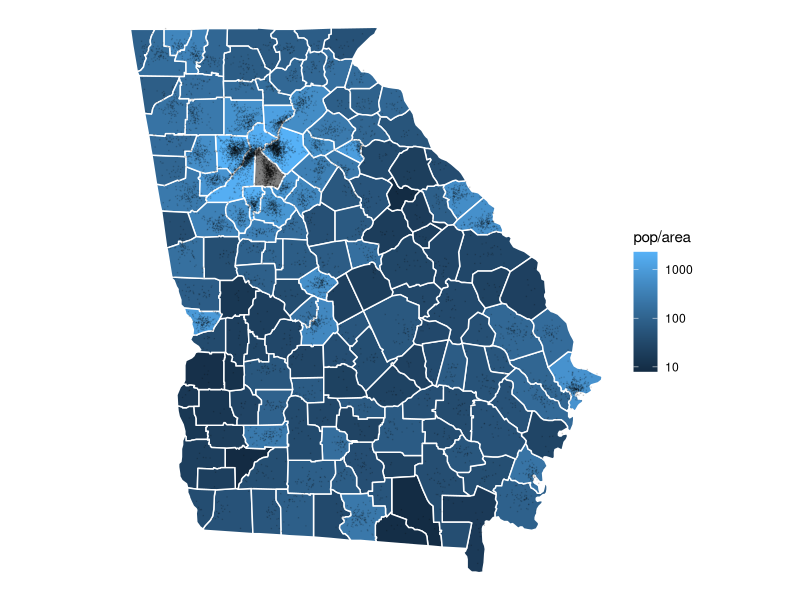
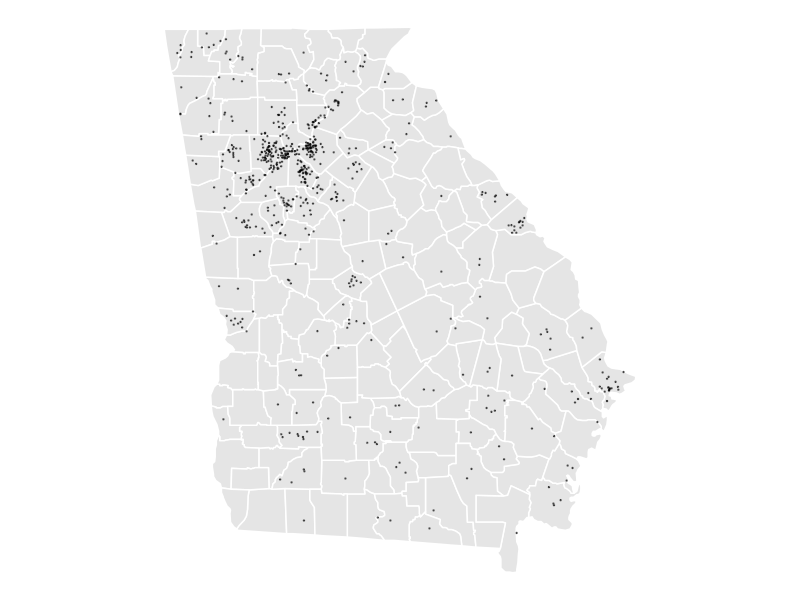
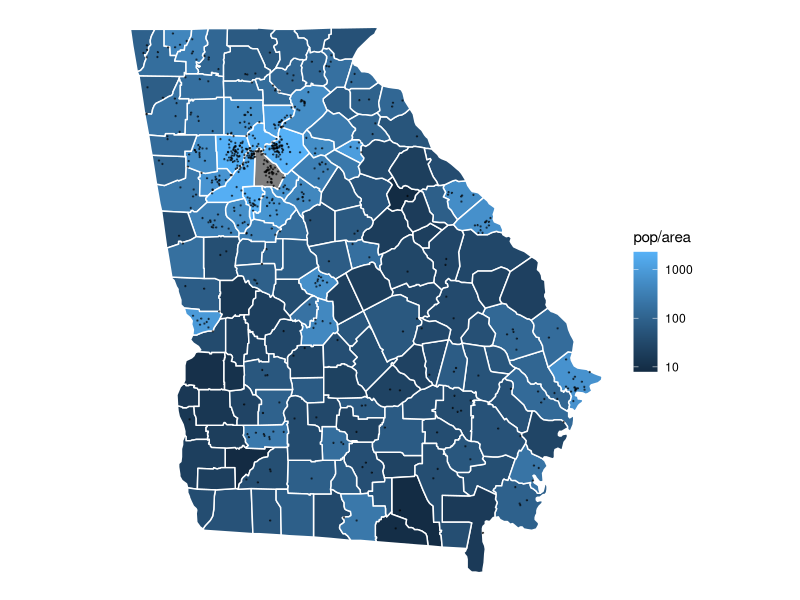
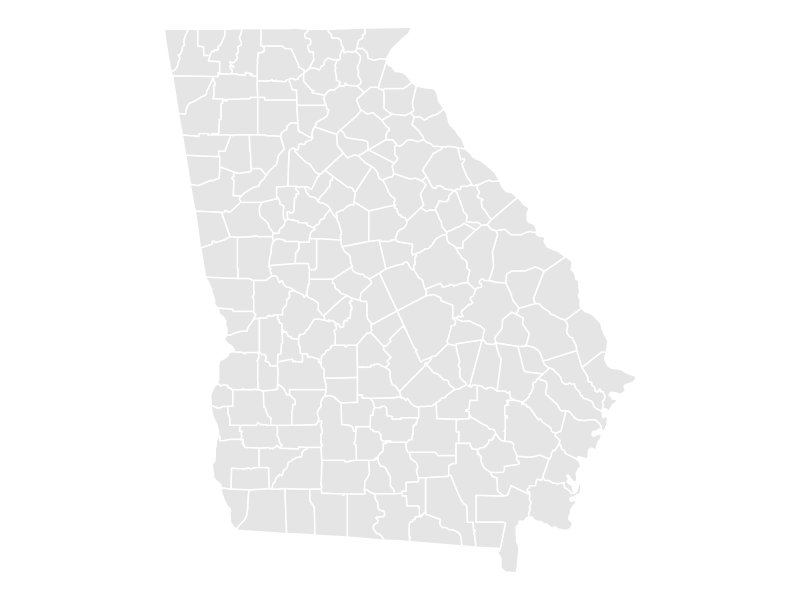
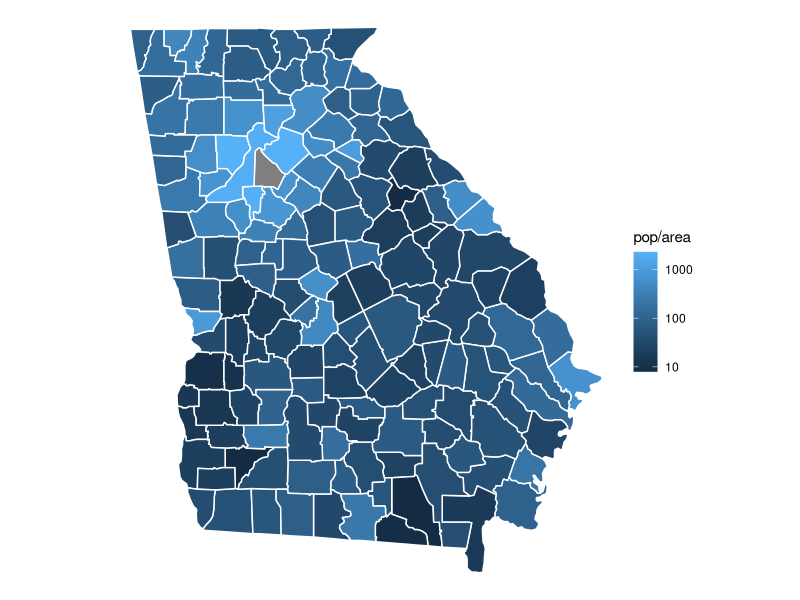

The R source for these figures, in order: (Note: this script raises an error after producing the figures.)
## ---- chunk 1
#| label: ga-turnout-setup
#| include: false 
library(tidyverse)
## ---- chunk 2
#| label: ga-maps
#| cache: true

# The county info is from https://en.wikipedia.org/wiki/List_of_counties_in_Georgia
# and has been converted to csv using https://wikitable2csv.ggor.de
to.number = function(s) { as.numeric(str_trim(gsub(",", "", s))) }
ga_county_info = read.csv('data/georgia_county_info.csv') |>
  mutate(subregion = tolower(sub(' County', '', County))) |>
  mutate(pop =  to.number(Population)) |>
  mutate(area = to.number(sub('sq.*', '', Area))) 

counties = map_data('county', region='georgia')
ga_county = counties |>
  filter(region == "georgia")
ga_county = left_join(ga_county, ga_county_info, by=c('subregion'='subregion'))
ga_county$subregion = gsub("de kalb", "dekalb", ga_county$subregion)

# Create fake locations for the people in our population
# by taking random convex combinations of county vertices
# To reduce computation, we'll have 10K locations + jitter
sample.within.subregion = function(subregions, seed=1) {
  output = data.frame(subregion=subregions, lat=NA, long=NA)
  for(subregion in unique(subregions)) { 
      vertices = ga_county[ga_county$subregion==subregion, c('lat','long')]
      U = sum(subregions==subregion)
      V = nrow(vertices)
      weights = abs(rt(U*V, 1))
      dim(weights) = c(U,V)
      weights = (1/rowSums(weights)) * weights
      output[subregions==subregion, c('lat', 'long')] = 
                 cbind(weights %*% vertices$lat, weights %*% vertices$long)
    }
    output
}

L = 10000
county = sample(ga_county_info$subregion, size=L, replace=T, prob=ga_county_info$pop)
base.locations = sample.within.subregion(county)
## ---- chunk 3
#| label: make-state-maps
# Make maps of California with and without population density shown

state.plot = ggplot(data=ga_county, mapping=aes(x=long, y=lat, group=group)) + 
  coord_quickmap() +
  geom_polygon(fill='gray', color = "white", alpha=.4) +
      scale_fill_gradient(trans="log10") + 
      theme_void()

state.pop.plot = ggplot(data=ga_county, mapping=aes(x=long, y=lat, group=group)) + 
  coord_quickmap() +
  geom_polygon(aes(fill = pop/area), color = "white") +
      scale_fill_gradient(trans="log10") + 
      theme_void()
## ---- chunk 4
#| label: ga-population
set.seed(4)
m = 7233584
n = 625

b0 = floor(.7*m)
b1 = ceiling(.3*m)
y0 = rbinom(n=b0,size=1,prob=.68)
y1 = rbinom(n=b1,size=1,prob=.74)
pop = data.frame(y=c(y0,y1), x=c(rep(0,b0),rep(1,b1)))
pop = pop[sample(1:m),] # shuffle the rows

x = pop$x
y = pop$y
## ---- chunk 5
#| label: ga-population-xy
# Create fake locations for the people in our population
base.ind = 1 + ( (0:(m-1)) %% L )
locations = base.locations[base.ind,]
pop$lat  = locations$lat  + rnorm(m, sd=.01)
pop$long = locations$long + rnorm(m, sd=.01)
pop$group = 1 # for ggplot mapping
## ---- chunk 6
#| label: ga-sample
# Generate Sample Data for us (J1) and three friends (J2,J3,JM)
set.seed(0)
J1 = sample(1:m,size=n,replace=T)
J2 = sample(1:m,size=n,replace=T)
J3 = sample(1:m,size=n,replace=T)
JM = sample(1:m,size=n,replace=T)

J = J1
sam = pop[J,]
## ---- chunk 7
#| label: plot-ga-sample-and-population

# Now we'll plot the sample and the population on the map.
# Probably in the future this should be done in the lecture file,
# as we may want them colored differently lecture by lecture.

sample.plot = state.plot + geom_point(aes(x=long, y=lat), data=sam, size=.2, alpha=.5)
sample.plot.inf = state.pop.plot + geom_point(aes(x=long, y=lat), data=sam, size=.2, alpha=.5)
pop.plot    = state.plot + geom_point(aes(x=long, y=lat), data=pop[1:L, ], size=.02, alpha=.1) 
pop.plot.inf = state.pop.plot + geom_point(aes(x=long, y=lat), data=pop[1:L, ], size=.01, alpha=.1)  
## ---- chunk 8
#| label: old-names
dfsam = sam
X = sam$x
Y = sam$y

dfpop = pop
x = pop$x
y = pop$y
